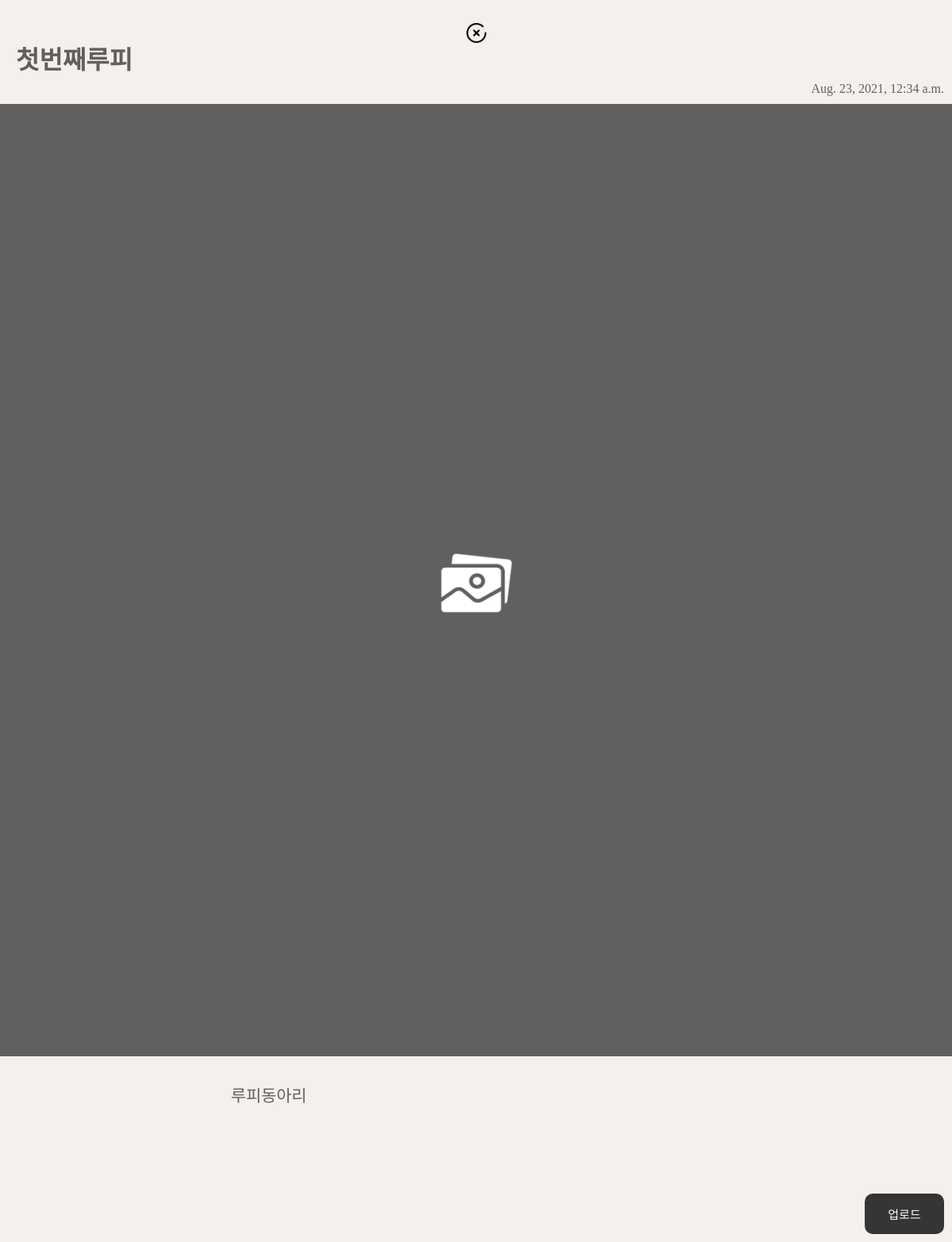
/club/post/1/edit/1, run on the app's committed database.
### base/models.py (models this page shows, shortened)
class Posts(models.Model):
    post_id = models.AutoField(primary_key=True)
    post_title = models.CharField(max_length=150)
    post_content = models.CharField(max_length=3000, blank=True, null=True)
    post_img = models.ImageField(upload_to="post/", blank=True, null=True)
    user = models.ForeignKey(AuthUser, models.DO_NOTHING, blank=True, null=True)
    created_at = models.DateTimeField(blank=True, null=True)
    updated_at = models.DateTimeField(blank=True, null=True)
    club = models.ForeignKey(Clubs, models.DO_NOTHING, blank=True, null=True)

### post/views/postEditView.py (the view)
# urls.py: path('edit/<int:id>', postEditView.post_edit, name="edit"),
def post_edit(request, club_id, id):
    edit_post = Posts.objects.get(club_id=club_id, post_id=id)
    return render(request, 'post/post_edit.html', {'post':edit_post, 'club_id':club_id})

### post/templates/post/post_edit.html (shortened to what this page needs)
<!DOCTYPE html>
{% load static %}
<html lang="en">
<head>
    <link rel="stylesheet" href="{% static 'post_edit.css' %}">
</head>
<body>
    <form action="{% url 'update' club_id post.post_id %}" method="post" enctype="multipart/form-data">
        <div class="post_detail_container" id="postdetail">
            <div class="post_detail">
                <div class="post_top">
                    <a href="{% url 'home' club_id %}" class="post_list"><img src="{% static 'close.png' %}"
                            class="close"></a>
                    <div class="inline">
                        <input type="text" class="title" name="post_title" value="{{post.post_title}}">
                    </div>
                </div>
                <p class="create">{{post.updated_at}}</p>
                <div class="post_background">
                    <div class="img_content">
                        <label for="img" class="img_width"></label>
                        <img src="{% static 'img.png' %}" alt="게시물 사진입니다." class="post_img">
                    </div>
                </div>
            </div>
            <div class="post_content">
                <textarea class="content" name="post_content" cols="50" row="5" placeholder="게시물 내용을 입력하세요">{{post.post_content}}</textarea>
            </div>
            <button class="submit" type="submit">업로드</button>
        </div>
    </form>
</body>
</html>

### post/static/post_edit.css (style rules this page uses)
.post_content, .title { font-family: 'Noto Sans KR', sans-serif; }
body { margin:0; background-color: #f4f0ee; }
h1,p { margin:0; }
.post_detail { width:100%; height:100%; }
.post_top { width:100%; }
.title { font-family: 'Noto Sans KR', sans-serif; resize: none; outline: none; background-color:transparent; margin-right:0; display:block; padding-left:20px; color:#61605f; border:0; font-size: 2em; font-weight:bolder; }
.create { margin:0; float:right; padding: 10px; color: #61605f; }
.inline { width:100%; display:-webkit-inline-box; line-height:80px; flex-wrap:wrap; }
.close { height: 25px; width: 25px; display:block; margin:0 auto; margin-top: 1.8em; }
.post_background { width:100%; padding-top:100%; background-color:#61605f; display:inline-block; text-align:center; position: relative; }
.img_content { position: absolute; top: 0; left: 0; bottom: 0; right: 0; text-align: center; font-size: 20px; color: white; }
.img_width { display:none; height: 100%; width:100%; display:block; cursor:pointer; }
.post_img { width:5em; height:5em; position: absolute; top: 0; left: 0; bottom: 0; right: 0; margin: auto; }
.post_content { width:100%; text-align: center; display:inline-block; }
.content { font-family: 'Noto Sans KR', sans-serif; border:none; color:#61605f; padding:15px; font-size: 1.3em; resize: none; outline: none; background-color:transparent; line-height: 3em; }
.submit { float:right; color: white; font-size:15px; width: 100px; padding: 1em; background-color: #353535; text-align: center; text-decoration: none; border:none; cursor: pointer; border-radius: 10px; margin:10px; }

### data on the page
Posts: post_title "첫번째루피", updated_at "Aug. 23, 2021, 12:34 a.m.", post_content "루피동아리"
